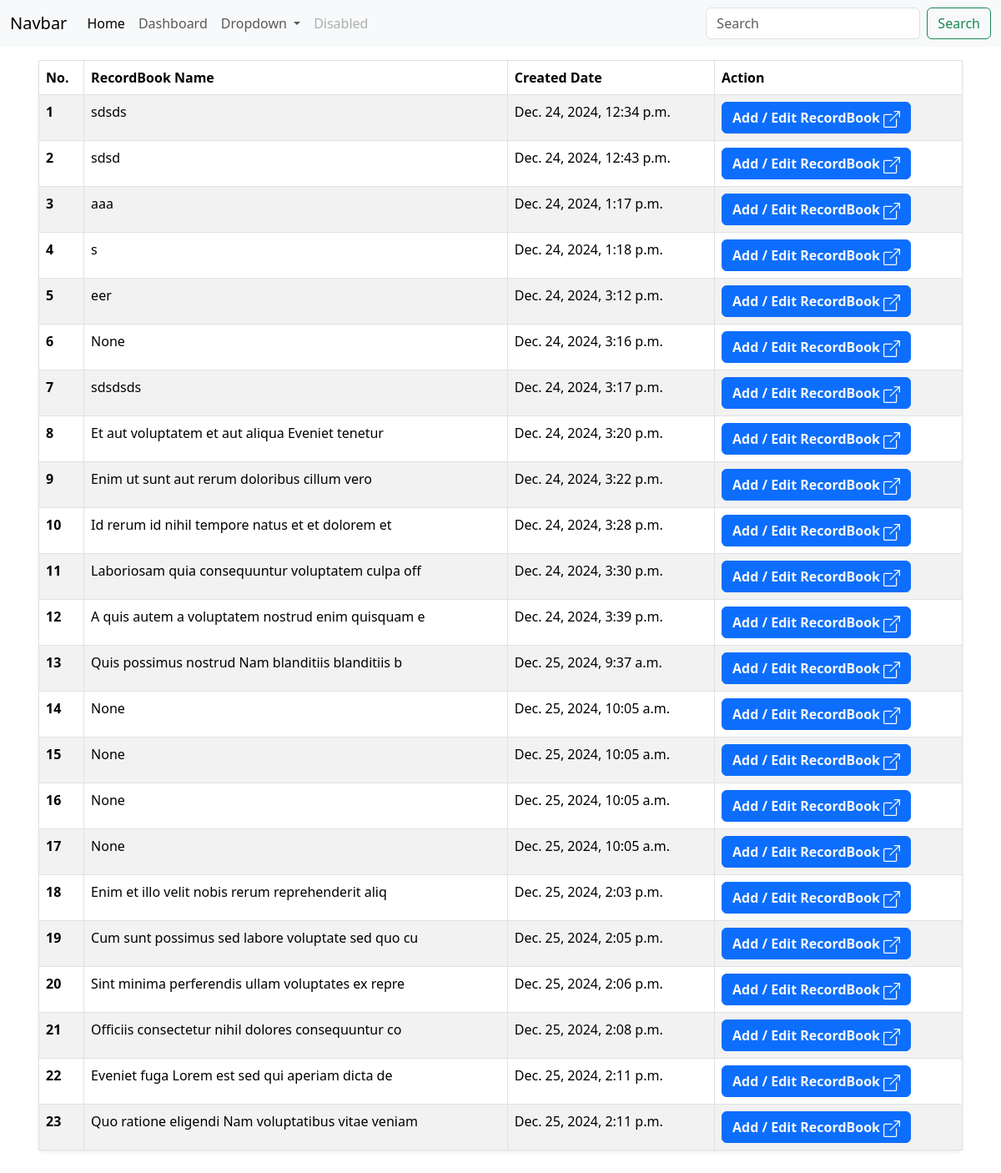
/club/club-dashboard/, run on the app's committed database.
### club/models.py (models this page shows)
class RecordLedgers(BaseModel):
    title = models.CharField(max_length=50, blank=True, null=True)

### core/models.py (models this page shows)
class  BaseModel(models.Model):
    created_at = models.DateTimeField(auto_now_add=True ,null=True, blank=True)
    updated_at = models.DateTimeField(auto_now=True ,null=True, blank=True)
    class meta:
        abstract = True

### club/views.py (the view)
# urls.py: path('club-dashboard/', views.club_dashboard, name="club_dashboard"),
def club_dashboard(request):
    query_record_ledagers =  RecordLedgers.objects.all()
    context = {"created_book_records":query_record_ledagers,}
    return render(request, "club/club_dashboard.html", context)

### templates/club/club_dashboard.html (shortened to what this page needs)
{% extends "base.html" %}
{% block content %}
<div class="container p-3">
    <table class="table table-bordered table-striped table-hover  border rounded  shadow-sm p-2">
        <thead>
            <tr>
                <th scope="col">No.</th>
                <th scope="col">RecordBook Name</th>
                <th scope="col">Created Date</th>
                <th scope="col">Action </th>
            </tr>
        </thead>
        <tbody>
            {% for book in created_book_records %}
                <tr>
                    <th scope="row">{{ forloop.counter }}</th>
                    <td>{{ book.title }}</td>
                    <td>{{ book.created_at }}</td>
                    <td class="">
                        <div class="d-grid gap-3 d-md-block">
                            <a href="{% url "club:insert_databook" id=book.id %}" class="btn btn-primary fw-semibold text-light" type="button">Add / Edit RecordBook </a>
                          </div>
                    </td>
                </tr>
            {% empty %}
                <tr>
                    <td colspan="5">No books available.</td>
                </tr>
            {% endfor %}
        </tbody>
    </table>
</div>
{% endblock content %}

### templates/base.html (shortened to what this page needs)
<!doctype html>
{% load custom_filters %}
<html lang="en">
  <head>
      <link rel="stylesheet" href="https://cdnjs.cloudflare.com/ajax/libs/font-awesome/6.0.0-beta3/css/all.min.css">
    <link href="https://cdn.jsdelivr.net/npm/bootstrap@5.3.3/dist/css/bootstrap.min.css" rel="stylesheet">
  </head>
  <body>
    {% include "components/layouts/partials/navbar.html" %}
     {% block content %}{% endblock content %}
  </body>
</html>

### templates/components/layouts/partials/navbar.html (shortened to what this page needs)
<nav class="navbar navbar-expand-lg bg-body-tertiary">
    <div class="container-fluid">
      <a class="navbar-brand" href="#">Navbar</a>
      <div class="collapse navbar-collapse" id="navbarSupportedContent">
        <ul class="navbar-nav me-auto mb-2 mb-lg-0">
          <li class="nav-item">
            <a class="nav-link active" aria-current="page" href="#">Home</a>
          </li>
          <li class="nav-item">
            <a class="nav-link" href="{% url "club:club_dashboard" %}">Dashboard</a>
          </li>
          <li class="nav-item dropdown">
            <a class="nav-link dropdown-toggle" href="#" role="button" data-bs-toggle="dropdown" aria-expanded="false">
              Dropdown
            </a>
          </li>
          <li class="nav-item">
            <a class="nav-link disabled" aria-disabled="true">Disabled</a>
          </li>
        </ul>
        <form class="d-flex" role="search">
          <input class="form-control me-2" type="search" placeholder="Search" aria-label="Search">
          <button class="btn btn-outline-success" type="submit">Search</button>
        </form>
      </div>
    </div>
  </nav>

### data on the page
RecordLedgers: title "sdsds", created_at "Dec. 24, 2024, 12:34 p.m."
RecordLedgers: title "sdsd", created_at "Dec. 24, 2024, 12:43 p.m."
RecordLedgers: title "aaa", created_at "Dec. 24, 2024, 1:17 p.m."
RecordLedgers: title "s", created_at "Dec. 24, 2024, 1:18 p.m."
RecordLedgers: title "eer", created_at "Dec. 24, 2024, 3:12 p.m."
RecordLedgers: title "None", created_at "Dec. 24, 2024, 3:16 p.m."
RecordLedgers: title "sdsdsds", created_at "Dec. 24, 2024, 3:17 p.m."
RecordLedgers: title "Et aut voluptatem et aut aliqua Eveniet tenetur", created_at "Dec. 24, 2024, 3:20 p.m."
RecordLedgers: title "Enim ut sunt aut rerum doloribus cillum vero", created_at "Dec. 24, 2024, 3:22 p.m."
RecordLedgers: title "Id rerum id nihil tempore natus et et dolorem et", created_at "Dec. 24, 2024, 3:28 p.m."
RecordLedgers: title "Laboriosam quia consequuntur voluptatem culpa off", created_at "Dec. 24, 2024, 3:30 p.m."
RecordLedgers: title "A quis autem a voluptatem nostrud enim quisquam e", created_at "Dec. 24, 2024, 3:39 p.m."
RecordLedgers: title "Quis possimus nostrud Nam blanditiis blanditiis b", created_at "Dec. 25, 2024, 9:37 a.m."
RecordLedgers: title "None", created_at "Dec. 25, 2024, 10:05 a.m."
RecordLedgers: title "None", created_at "Dec. 25, 2024, 10:05 a.m."
RecordLedgers: title "None", created_at "Dec. 25, 2024, 10:05 a.m."
RecordLedgers: title "None", created_at "Dec. 25, 2024, 10:05 a.m."
RecordLedgers: title "Enim et illo velit nobis rerum reprehenderit aliq", created_at "Dec. 25, 2024, 2:03 p.m."
RecordLedgers: title "Cum sunt possimus sed labore voluptate sed quo cu", created_at "Dec. 25, 2024, 2:05 p.m."
RecordLedgers: title "Sint minima perferendis ullam voluptates ex repre", created_at "Dec. 25, 2024, 2:06 p.m."
RecordLedgers: title "Officiis consectetur nihil dolores consequuntur co", created_at "Dec. 25, 2024, 2:08 p.m."
RecordLedgers: title "Eveniet fuga Lorem est sed qui aperiam dicta de", created_at "Dec. 25, 2024, 2:11 p.m."
RecordLedgers: title "Quo ratione eligendi Nam voluptatibus vitae veniam", created_at "Dec. 25, 2024, 2:11 p.m."
